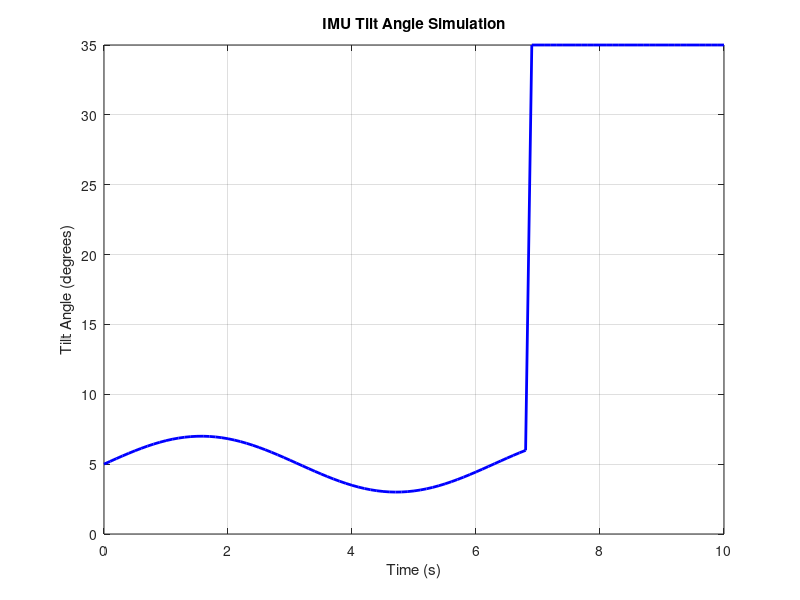

Here is the MATLAB script that generated this plot:
% Simulated IMU tilt angle over time
t = 0:0.1:10;  % Time from 0 to 10s
tilt_angle = 5 + 2*sin(t);  % Simulated tilt angle (normal walking)
tilt_angle(70:end) = 35;    % Simulate sudden fall at t = 7s

% Plot the tilt angle over time
figure;
plot(t, tilt_angle, 'b', 'LineWidth', 2);
xlabel('Time (s)');
ylabel('Tilt Angle (degrees)');
title('IMU Tilt Angle Simulation');
grid on;

% Fall detection logic
threshold = 30; % Fall threshold (degrees)
fall_detected = tilt_angle > threshold;

if any(fall_detected)
    disp('FALL DETECTED! Trigger Emergency Stop');
end
